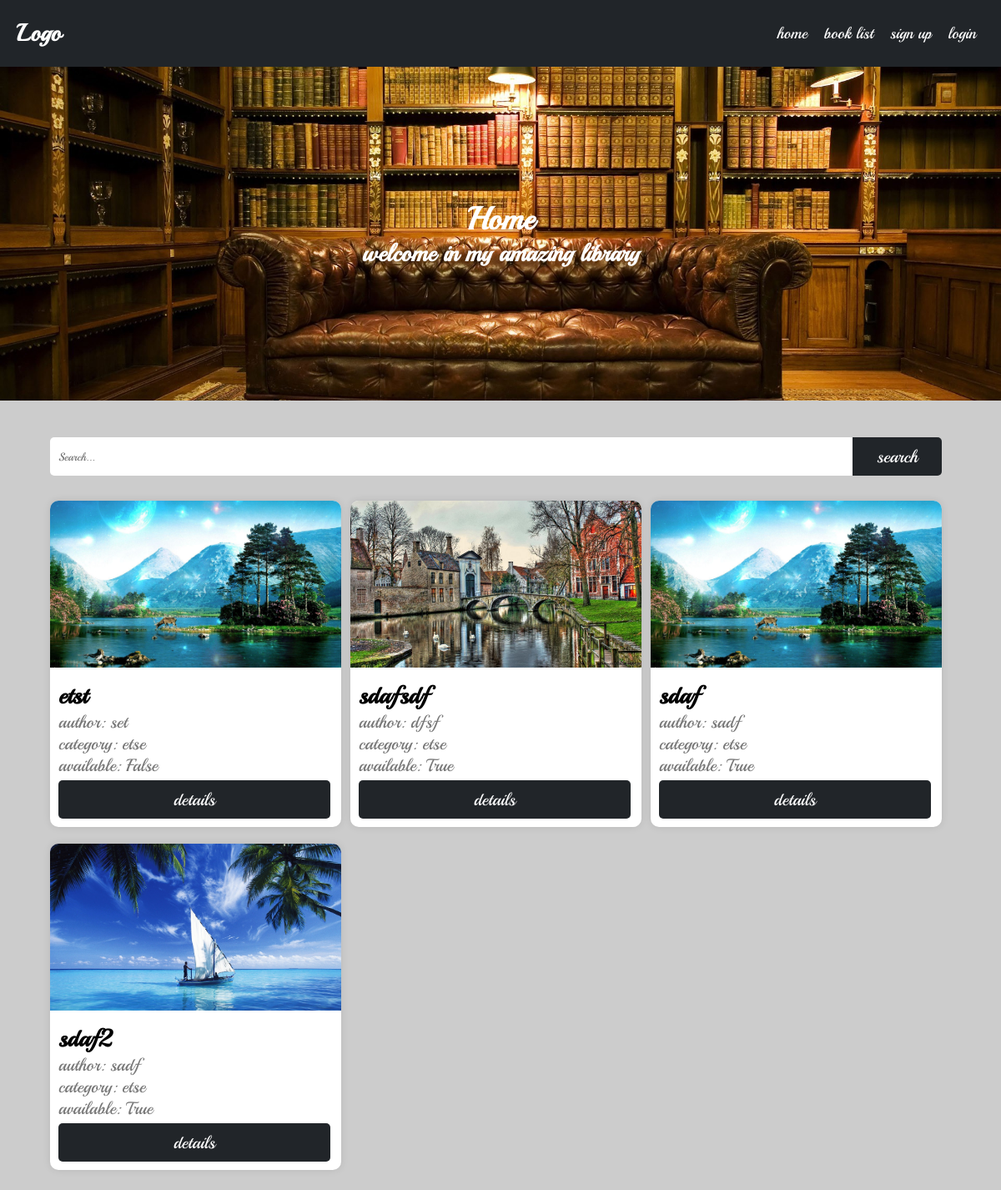
Page /books/list/ on the committed database.
### books/models.py (models this page shows, shortened)
class Book(BasicModel):
    uploaded_by = models.ForeignKey(User, on_delete=models.CASCADE, related_name='books')
    category = models.ForeignKey(Category, on_delete=models.CASCADE, related_name='books')
    viewers = models.ManyToManyField(User, through=Viewers, related_name='viewed_books')
    title = models.CharField(max_length=100)
    author = models.CharField(max_length=100)
    price = models.DecimalField(max_digits=5, decimal_places=2)
    description = models.TextField()
    borrower = models.ForeignKey(User, on_delete=models.SET_NULL, related_name='borrowed_books', null=True, blank=True)
    objects = BookManager()
    @property
    def is_borrowed(self):
        return self.borrower is not None
    class Meta:
        verbose_name = 'Book'
        verbose_name_plural = 'Books'

class BookImage(BasicModel):
    image = models.ImageField(upload_to=book_cover_path, null=True, blank=True)
    book = models.OneToOneField(Book, on_delete=models.CASCADE, related_name='image', null=True, blank=True)
    class Meta:
        verbose_name = 'Book Image'
        verbose_name_plural = 'Book Images'
    @property
    def url(self):
        return self.image.url

### categories/models.py (models this page shows)
class Category(BasicModel):
    title = models.CharField(max_length=100)
    class Meta:
        verbose_name = 'Category'
        verbose_name_plural = 'Categories'
    def __str__(self):
        return self.title

### books/views.py (the view)
# urls.py: path('list/', views.BookListView.as_view(), name='book_list'),
class BookListView(ListView):
    queryset = Book.objects.active()
    context_object_name = 'books'

### books/templatetags/custom_filters.py (called while the page is built)
@register.filter( name='not' )
def not_gate(value):
    return not value

### templates/books/book_list.html (shortened to what this page needs)
{% extends "base.html" %}
{% load custom_filters %}
{% load static %}
{% block content %}
<div class="container">
    <div class="row">
        <div class="col-12 search-box">
            <input placeholder="Search..." type="search" id="search">
            <button class="btn-1    btn-dark"> search</button>
        </div>
    </div>
    <div class="row" id="book_list_user">
        {% for book in books %}
        <div class="col-xs-12 col-sm-6 col-md-4 col-lg-3">
            <div class="card">
                <img src={{book.image.url}} alt="book image">
                <div class="card-body">
                    <h2 class="card-title">{{book.title}}</h2>
                    <span>author: {{book.author}}</span>
                    <span>category: {{book.category}}</span>
                    <span>available: {{book.is_borrowed|not}}</span>
                    <div class="row w-100">
                        <div class="col-12 text-center">
                            <button class="btn-6 btn-dark" onclick="urlRedirect(`{% url 'book_details' book.slug %}`)">
                                details
                            </button>
                        </div>
                    </div>
                </div>
            </div>
        </div>
        {% endfor %}
    </div>
</div>
{% endblock %}

### static/assets/css/utilities.css (style rules this page uses)
:root { font-size: 19px; }
* { box-sizing: border-box; margin: 0; padding: 0; font-family: Playball, cursive; }
body { padding-top: 80px; background-color: #ccc; min-height: 100dvh; }
.container { width: 90%; display: flex; justify-content: center; align-items: center; flex-direction: column; gap: 20px; margin: 2% auto; }
.container > .row { width: 100%; display: flex; justify-content: flex-start; align-items: center; flex-direction: row; row-gap: 20px; column-gap: 1%; flex-wrap: wrap; }
.container > .row .col-12 { width: calc(8.3333333333% * 12 - 1%); }
@media screen and (min-width: 768px) { .container > .row .col-sm-6 { width: calc(8.3333333333% * 6 - 1%); } }
@media screen and (min-width: 992px) { .container > .row .col-md-4 { width: calc(8.3333333333% * 4 - 1%); } }
.w-100 { width: 100% !important; }
.btn-1 { width: calc(16.6666666667% * 1); padding: 10px; border: none; border-radius: 5px; margin-top: 5px; outline: none; cursor: pointer; font-size: 1.1rem; }
.btn-6 { width: calc(16.6666666667% * 6); padding: 10px; border: none; border-radius: 5px; margin-top: 5px; outline: none; cursor: pointer; font-size: 1.1rem; }
.btn-dark { background-color: #212529; color: white; }
.search-box { width: 100%; padding: 10px 0; border: none; border-radius: 5px; margin-top: 5px; display: flex; justify-content: center; }
.search-box > input { width: 90%; padding: 10px; border: none; border-radius: 5px 0 0 5px; margin-top: 5px; }
.search-box > button { border-radius: 0 5px 5px 0; width: 10%; }
.card { background-color: white; border-radius: 10px; box-shadow: 0 0 10px rgba(0, 0, 0, 0.1); }
.card > img { width: 100%; object-fit: cover; border-radius: 10px 10px 0 0; height: 200px; }
.card > .card-body { padding: 10px; display: flex; justify-content: center; align-items: start; flex-direction: column; }
.card > .card-body > h2 { font-weight: bold; }
.card > .card-body > span { font-size: 1.1rem; color: #777; font-weight: 500; }
.text-center { text-align: center; }

### rows in the picture
Book: image (picture), title "etst", author "set", category "etse", is_borrowed|not "False"
Book: image (picture), title "sdafsdf", author "dfsf", category "etse", is_borrowed|not "True"
Book: image (picture), title "sdaf", author "sadf", category "etse", is_borrowed|not "True"
Book: image (picture), title "sdaf2", author "sadf", category "etse", is_borrowed|not "True"
